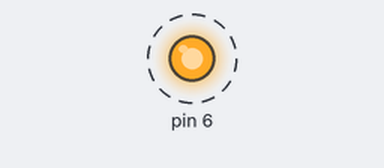
The sketch below on a simulated Arduino Uno, built with avr-gcc and run on an emulated ATmega328P. On the bench: output pins drawn as LEDs (lit = HIGH). Dashed ring = blinking.

Above: at 0.2 s.
Timing chart, 0 to 3.0 s (numbered marks = the images above):
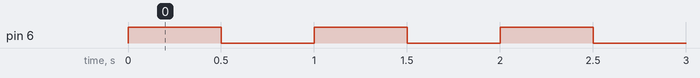

Measured:
- by itself, pin 6: alternates HIGH for 0.50 s and LOW for 0.50 s

The sketch:

led_yan_son.ino
```cpp
void setup()
{
  pinMode(6, OUTPUT);
}

void loop()
{
  digitalWrite(6, HIGH);
  delay(500);
  digitalWrite(6, LOW);
  delay(500);
}
```
